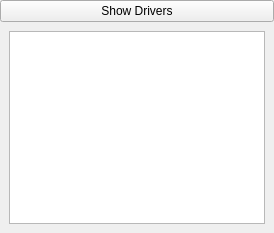
<?xml version="1.0" encoding="UTF-8"?>
<ui version="4.0">
 <class>GShowDrivers</class>
 <widget class="QWidget" name="GShowDrivers">
  <property name="geometry">
   <rect>
    <x>0</x>
    <y>0</y>
    <width>274</width>
    <height>233</height>
   </rect>
  </property>
  <property name="windowTitle">
   <string>GShowDrivers</string>
  </property>
  <layout class="QGridLayout" name="gridLayout">
   <property name="leftMargin">
    <number>0</number>
   </property>
   <property name="topMargin">
    <number>0</number>
   </property>
   <property name="rightMargin">
    <number>0</number>
   </property>
   <property name="bottomMargin">
    <number>0</number>
   </property>
   <property name="spacing">
    <number>0</number>
   </property>
   <item row="2" column="0">
    <widget class="QWidget" name="m_body" native="true">
     <property name="minimumSize">
      <size>
       <width>0</width>
       <height>100</height>
      </size>
     </property>
     <layout class="QGridLayout" name="gridLayout_2">
      <item row="2" column="0">
       <widget class="QListView" name="m_listView"/>
      </item>
     </layout>
    </widget>
   </item>
   <item row="1" column="0">
    <widget class="QPushButton" name="m_title">
     <property name="cursor">
      <cursorShape>PointingHandCursor</cursorShape>
     </property>
     <property name="text">
      <string>Show Drivers</string>
     </property>
    </widget>
   </item>
  </layout>
 </widget>
 <resources/>
 <connections/>
</ui>
